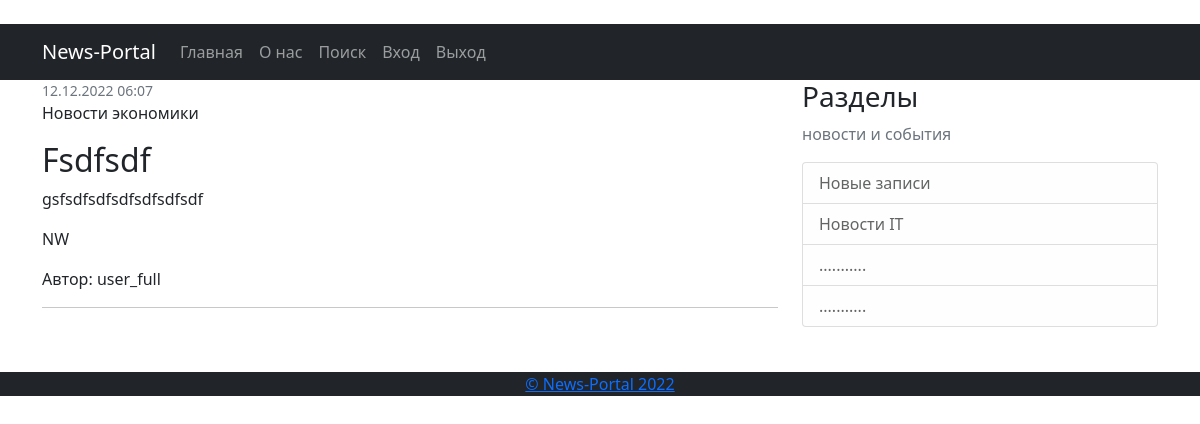
The page /article/59/ on the database its author committed.
### news/models.py (models this page shows, shortened)
class News(models.Model):
    time = models.DateTimeField(auto_now=False, auto_now_add=True)
    title = models.CharField(max_length=50)
    article = models.TextField()
    NEWS = 'NW'
    ARTICLE = 'AR'
    CATEGORY_CHOICES = (
        (NEWS, 'Новости'),
        (ARTICLE, 'Статья'),
    )
    article_or_news = models.CharField(max_length=2, choices=CATEGORY_CHOICES, default=NEWS)
    author = models.ForeignKey(Author, on_delete=models.CASCADE)
    new_cat = models.ManyToManyField(Categories, through='NewsCategories')
    rating = models.IntegerField(blank=False, default=0)

class Categories(models.Model):
    title = models.CharField(max_length=250, unique=True)

class Author(models.Model):
    full_name = models.CharField(max_length=150)
    user = models.OneToOneField(User, on_delete=models.CASCADE)
    rating = models.IntegerField(default=0)

### news/views.py (the view)
# urls.py: path('<int:pk>/', NewsDetail.as_view(), name='news-details'),
class NewsDetail(DetailView):
    model = News
    template_name = 'new.html'
    context_object_name = 'art_views'

### news/templatetags/custom_filters.py (called while the page is built)
@register.filter()
def censor(value):
    chars = ["*", "#", "%", "&", "?", "@", "*", "#", "%", "&", "?", "@"]
    base_mat = ["хакер", "борода"]
    value = value.lower().split(' ')
    for word in value:
        if word in base_mat:
            temp = random.sample(chars, len(word))
            i = ''.join(temp)
            value = [x.replace(word, i) for x in value]
    value = ' '.join(value)
    return f'{value}'

### templates/new.html (shortened to what this page needs)
{% extends 'flatpages/default.html' %}
{% load custom_filters %}!
{% load custom_tags %}
{% block content %}
    <article class="media content-section">
        <div class="media-body">
            <div class="article-metadata">
                <small class="text-muted">{{ art_views.time|date:'d.m.Y H:i' }}</small>
                <p>{% for cat in art_views.new_cat.all %}
                    {{ cat.title }}
                {% endfor %}</p>
                <h2 class="article-title">{{ art_views.title }}</h2>
                <p class="article-content">{{ art_views.article|censor }}</p>
                <p>{{ art_views.article_or_news }}</p>
                <p class="mr-2">Автор: {{ art_views.author.full_name }}</p>
                <hr>
                <br>
            </div>
        </div>
    </article>
{% endblock content %}

### rows shown on the page
News: time "12.12.2022 06:07", title "Fsdfsdf", article|censor "gsfsdfsdfsdfsdfsdfsdf", article_or_news "NW", author.full_name "user_full"
Categories: title "Новости экономики"
